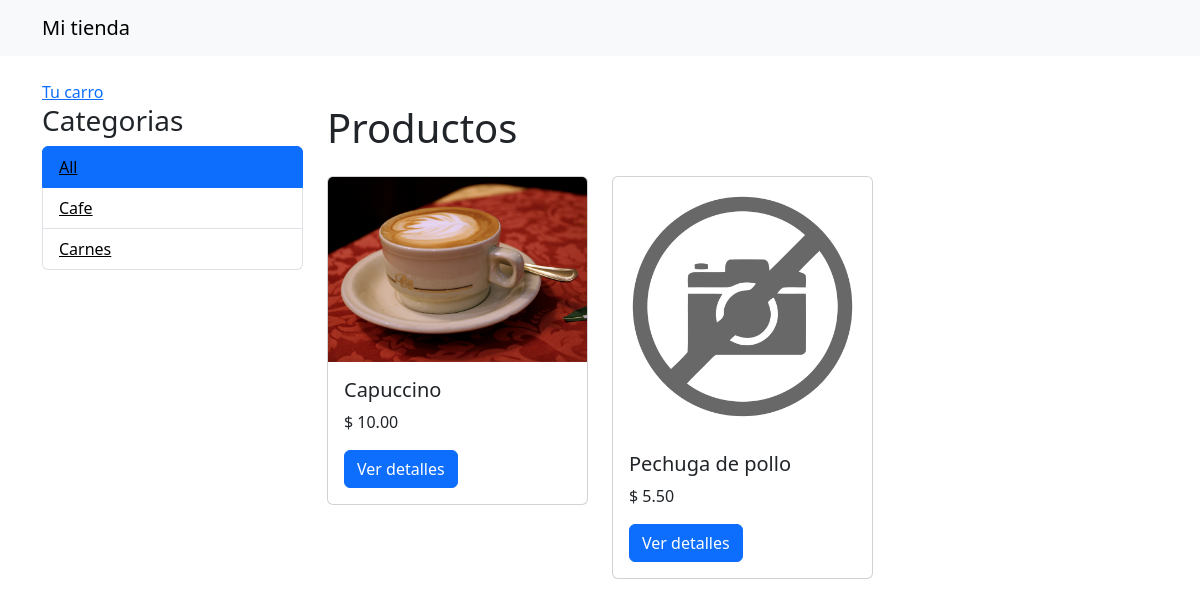
The page / on the database its author committed.
### mitienda/models.py (models this page shows, shortened)
class Category(models.Model):
    name = models.CharField(max_length=200)
    slug = models.SlugField(max_length=200)
    class Meta:
        ordering=['name']
        indexes = [
            models.Index(fields=['name'])
        ]
    def get_absolute_url(self):
        return reverse("tienda:product_list_category", args=[self.slug])

class Products(models.Model):
    category = models.ForeignKey(Category,
                                related_name='products',
                                on_delete=models.CASCADE) #Al eliminar la categoria se eliminaran sus productos tambien (cascada)
    name = models.CharField(max_length=200)
    slug = models.SlugField(max_length=200)
    image = models.ImageField(upload_to='products/%Y/%m/%d', blank=True)
    description = models.TextField(blank=True)
    price = models.DecimalField(max_digits=5, decimal_places=2)
    available=models.BooleanField(default=True)
    created = models.DateTimeField(auto_now=True)
    updated = models.DateTimeField(auto_now=True)
    class Meta:
        ordering=['name']
    def get_absolute_url(self):
        return reverse("tienda:product_detail", args=[self.id, self.slug])

### mitienda/views.py (the view)
# urls.py: path('', views.product_list, name='product_list'),
def product_list(request, category_slug=None): #Si es none mostramos todos los productos
    category = None #Inicialmente será None, si es el caso, se modificará en el if
    categories = Category.objects.all()
    products = Products.objects.filter(available=True)
    if category_slug:
        category = get_object_or_404(Category, slug=category_slug)
        products = products.filter(category=category)
    return render(request, 'tienda/product/list.html', {'category':category,
                                                        'categories':categories,
                                                        'products':products})

### mitienda/templates/tienda/product/list.html (shortened to what this page needs)
{% extends "tienda/base.html" %}
{% load static %}
{% block content %}
  <div class="col-md-3">
    <h3>Categorias</h3>
    <ul class="list-group">
      <li class="list-group-item {% if not category %}active{% endif %}">
        <a href="{% url 'tienda:product_list' %}"  style="color: black;">All</a>
      </li>
      {% for c in categories %}
        <li class="list-group-item {% if category.slug == c.slug %}active{% endif %}">
          <a href="{{ c.get_absolute_url }}"  style="color: black;">{{ c.name }}</a>
        </li>
      {% endfor %}
    </ul>
  </div>
  <div class="col-md-9">
    <h1 class="mb-4">{% if category %}{{ category.name }}{% else %}Productos{% endif %}</h1>
    <div class="row">
      {% for product in products %}
        <div class="col-md-4 mb-4">
          <div class="card">
            <img src="{% if product.image %}{{ product.image.url }}{% else %}{% static 'img/no_image.png' %}{% endif %}" class="card-img-top" alt="{{ product.name }}">
            <div class="card-body">
              <h5 class="card-title">{{ product.name }}</h5>
              <p class="card-text">$ {{ product.price }}</p>
              <a href="{{ product.get_absolute_url }}" class="btn btn-primary">Ver detalles</a>
            </div>
          </div>
        </div>
      {% endfor %}
    </div>
  </div>
{% endblock %}

### rows shown on the page
Category: name "Cafe"
Category: name "Carnes"
Products: image (picture), name "Capuccino", price "10.00"
Products: shows a picture, name "Pechuga de pollo", price "5.50"
